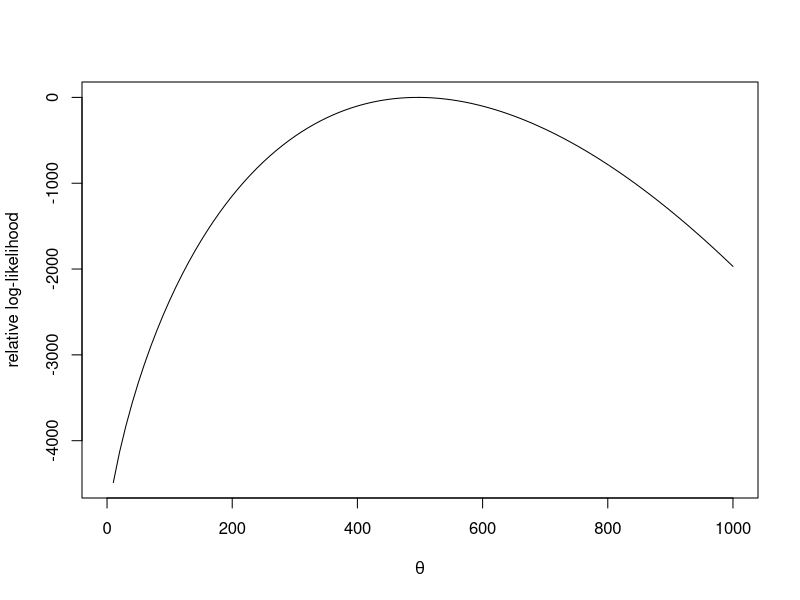
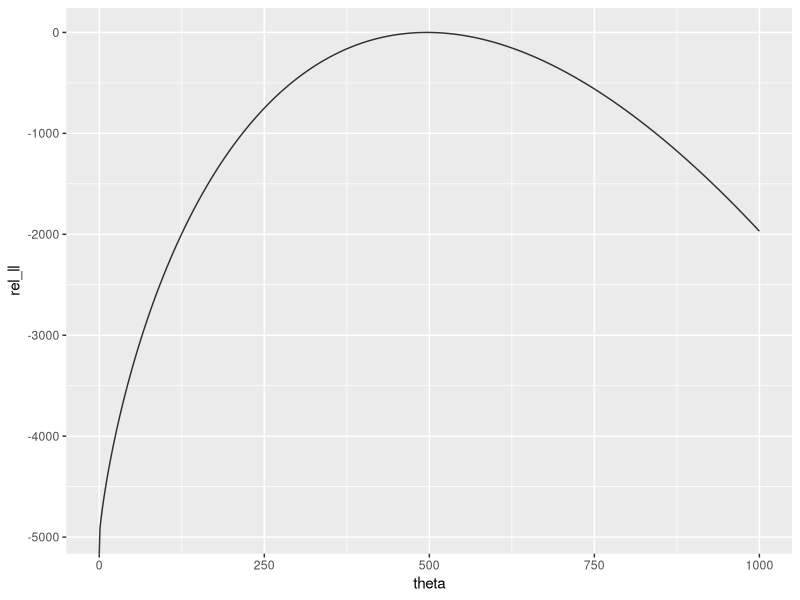
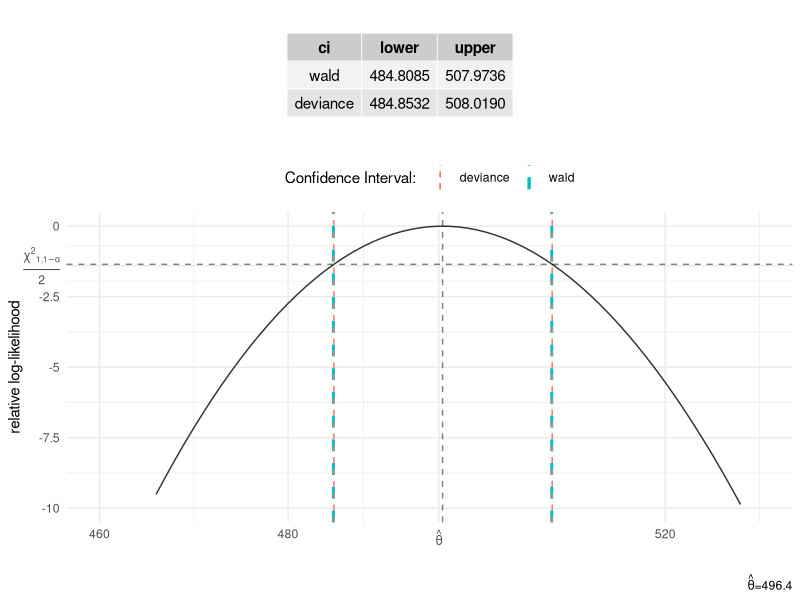
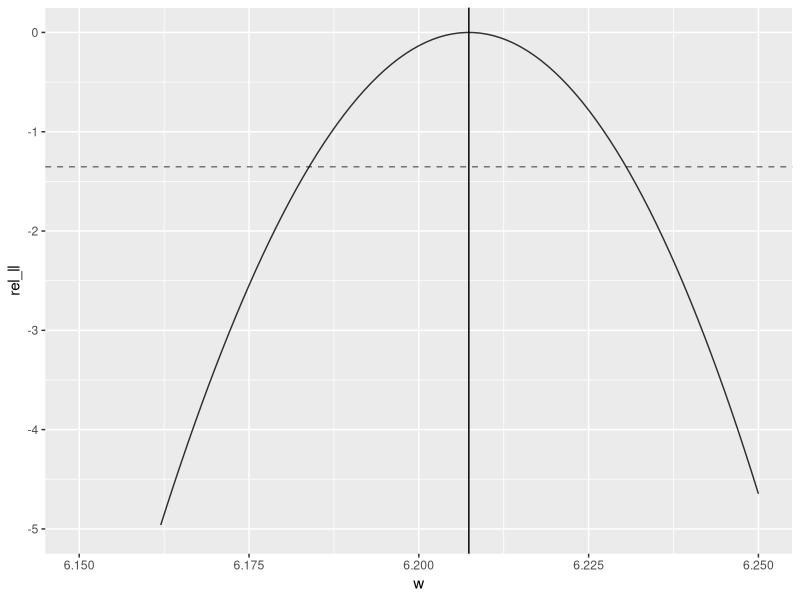
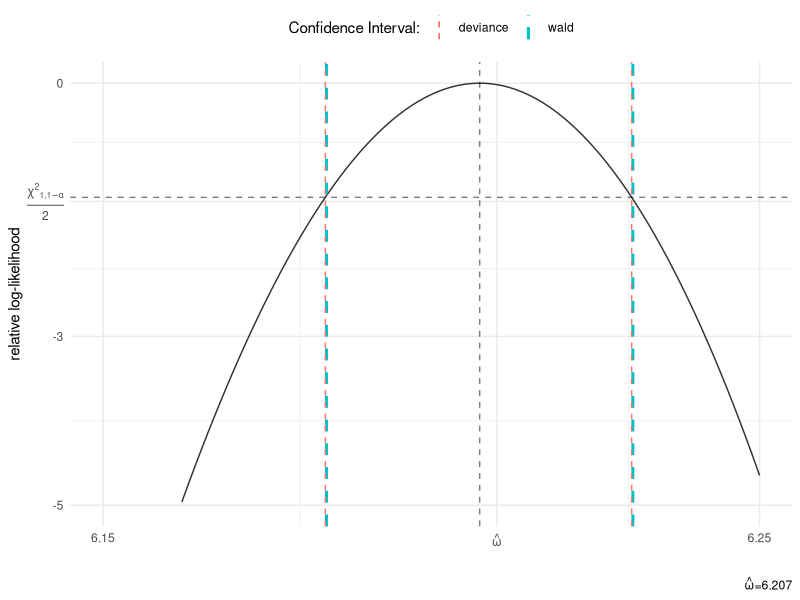
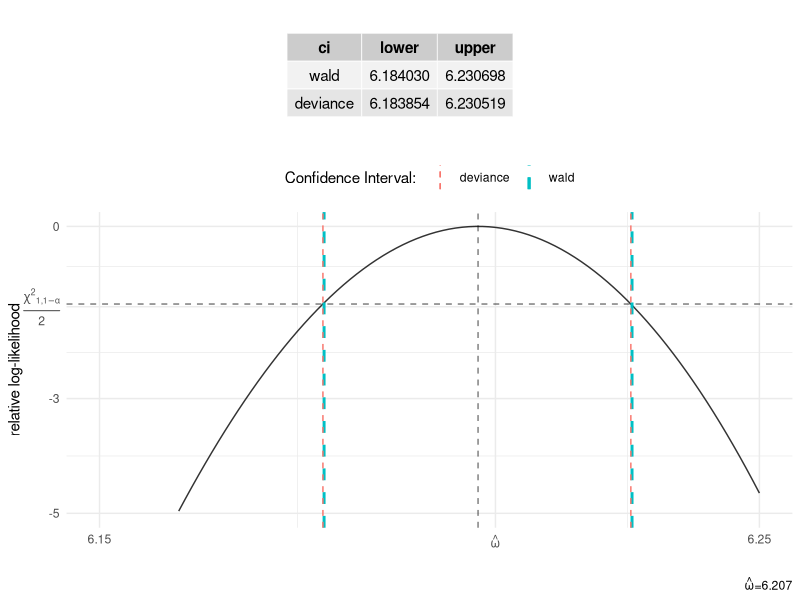

These figures' R source, in order:
library(tidyverse)
library(ggpubr)

set.seed(123)
#data
weib.y = c(225, 171, 198, 189, 189, 135, 162, 135, 117, 162)
#####functions#####
t1 = function(data){ #sufficient statistic
  t = sum( log(data) )
  return(t)
}
nllik = function(th, data){ #log likelihood
  n = length(data)
  t = t1(data)
  l = -n*lgamma(th)+n*th*log(3)+(th-1)*t
  return(-l)
}
score = function(th, data){ #score function
  n = length(data)
  t = t1(data)
  s = -n*digamma(th)+n*log(3) + t
  return(s)
}
#### compute the mle from the score ####
# uniroot(nscore, c(1e-10,1000), data = weib.y)
mle_score = nleqslv::nleqslv(0.5, score, data = weib.y, jacobian = TRUE)
mle_score$x 
mle_score$fvec
mle_score$jac

#### compute the mle from the log-likelihood ####
#optimize(nllik, interval = c(0,1000), data = weib.y)
#optim(400, fn = nllik, method = 'SANN',  hessian = T, data = weib.y)
mle_llik = optim(400, fn = nllik, method = 'L-BFGS-B', 
                 lower = 0, upper = 1000, hessian = T, data = weib.y)

thhat = mle_llik$par #mle
llik_thhat = -mle_llik$value #maximum loglikelihood
j_thhat = mle_llik$hessian #observed info in the maximum

#### plot the relative log-likelihood for theta ####
#base plot
plot(function(x) -nllik(x, data = weib.y) - llik_thhat, 0,1000, 
     ylab = 'relative log-likelihood', xlab = expression(theta))
# #teamggplot
tibble(theta = seq(0,1000,1)) %>%
  mutate(rel_ll = -nllik(theta, data = weib.y) - llik_thhat) %>%
  ggplot(aes(x = theta, y = rel_ll))+
  geom_line(alpha =.8)

#### wald confidence interval theta ####
conf = .9
th_wald_ci = c(
  thhat - qnorm(1 - (1 - conf)/2) *1/sqrt(j_thhat),
  thhat + qnorm(1 - (1 - conf)/2) *1/sqrt(j_thhat)
) %>% print()

#### deviance confidence interval theta ####
th_dev_ci = c(
  #left solution
  uniroot(function(x) -nllik(x, data = weib.y) - llik_thhat + qchisq(conf,1)/2, 
          c(480, thhat))$root,
  #right solution
  uniroot(function(x) -nllik(x, data = weib.y) - llik_thhat + qchisq(conf,1)/2, 
          c(thhat, 520))$root
)

#### results for theta parameterization ####
th_tab_ci = data.frame(
  ci = c('wald', 'deviance'),
  lower = c(th_wald_ci[1], th_dev_ci[1]),
  upper = c(th_wald_ci[2], th_dev_ci[2])
) %>% print()

p = tibble(theta = seq(0,1000,1)) %>%
  mutate(rel_ll = -nllik(theta, data = weib.y) - llik_thhat) %>%
  ggplot(aes(x = theta, y = rel_ll))+
  geom_line(alpha =.8) +
  geom_hline(yintercept = -qchisq(conf,1)/2, linetype = 'dashed', alpha =.5) +
  scale_y_continuous(limits = c(-10,0),
                     breaks = round(c(-10,-7.5,-5,-2.5, -qchisq(conf,1)/2, 0),1),
                     labels = c(-10,-7.5,-5,-2.5, expression(frac( {chi^2}[{paste(1,',',1-alpha)}],2)) , 0) ) +
  geom_vline(xintercept = thhat, linetype = 'dashed', alpha = .5) +
  scale_x_continuous(limits = c(460,530), 
                     breaks = round(c(460, 480, thhat ,520,540),0),
                     labels = c('460', '480', expression(hat(theta)),'520','540')) +
  geom_vline(aes(col='wald', xintercept = th_wald_ci[[1]]), size =1, linetype = 'dashed', alpha = 1) +
  geom_vline(aes(col='wald', xintercept = th_wald_ci[[2]]), size =1, linetype = 'dashed', alpha = 1) +
  geom_vline(aes(col='deviance', xintercept = th_dev_ci[[1]]), linetype = 'dashed', alpha = 1) +
  geom_vline(aes(col='deviance', xintercept = th_dev_ci[[2]]), linetype = 'dashed', alpha = 1) +
  labs(y = 'relative log-likelihood', x = '', col = 'Confidence Interval:',
       caption = substitute(paste(hat(theta), '=', nn), list(nn=round(thhat,1))))+
  theme_minimal() +
  theme(legend.position = 'top')
ggarrange(ggtexttable(th_tab_ci, rows = NULL),p, nrow = 2, heights = c(.5, 1.5))
#### w parameterization ####
w_of = function(theta){log(theta)}
th_of = function(w){exp(w)}
nllik_w = function(w, data){
  nllik(th = th_of(w), data = data)
}

#equivariance properties
what = w_of(thhat) #equivariance
llik_what = -nllik_w(what, data = weib.y)#equivariance
#compute numerically the observed information
j_what = optimHess(what, nllik_w, data = weib.y)
optimHess(th_of(what), nllik, data = weib.y) #equal to j_thhat

#### relative log-likelihood w ####
tibble(w = seq(5,7,0.001)) %>%
  mutate( rel_ll = -nllik(th=exp(w), data = weib.y) - llik_what) %>%
  ggplot(aes(x = w, y = rel_ll))+
  geom_line(alpha =.8)+
  geom_vline(xintercept = what) +
  geom_hline(yintercept = -qchisq(conf,1)/2, linetype = 'dashed', alpha =.5) +
  scale_y_continuous(limits = c(-5,0))+
  scale_x_continuous(limits = c(6.15,6.25))

  
#### wald confidence interval omega ####
conf = .9
w_wald_ci = c(
  what - qnorm(1 - (1 - conf)/2) *1/sqrt(j_what),
  what + qnorm(1 - (1 - conf)/2) *1/sqrt(j_what)
) %>% print()

#### deviance confidence interval omega ####
w_dev_ci = c(
  uniroot(function(x) -nllik_w(x, data = weib.y) - llik_what + qchisq(conf,1)/2, 
          c(6.175, what))$root,
  uniroot(function(x) -nllik_w(x, data = weib.y) - llik_what + qchisq(conf,1)/2, 
          c(what, 6.25))$root
  
) %>% print()
#### results for omega parameterization ####
w_tab_ci = data.frame(
  ci = c('wald', 'deviance'),
  lower = c(w_wald_ci[1], w_dev_ci[1]),
  upper = c(w_wald_ci[2], w_dev_ci[2])
) %>% print()

p = tibble(w = seq(5,7,0.001)) %>%
  mutate( rel_ll = -nllik(th=exp(w), data = weib.y) - llik_what) %>%
  ggplot(aes(x = w, y = rel_ll))+
  geom_line(alpha =.8)+
  geom_vline(xintercept = what, linetype = 'dashed', alpha =.5) +
  geom_hline(yintercept = -qchisq(conf,1)/2, linetype = 'dashed', alpha =.5) +
  scale_y_continuous(limits = c(-5,0),
                     breaks = round(c(-5, -3, -qchisq(conf,1)/2, 0),1),
                     labels = c(-5,-3,expression(frac( {chi^2}[{paste(1,',',1-alpha)}],2)) , 0) ) +
  scale_x_continuous(limits = c(6.15,6.25), 
                     breaks = round(c(6.15, what ,6.25),2),
                     labels = c('6.15', expression(hat(omega)),'6.25')) +
  geom_vline(aes(col='wald', xintercept = w_wald_ci[[1]]), size =1, linetype = 'dashed', alpha = 1) +
  geom_vline(aes(col='wald', xintercept = w_wald_ci[[2]]), size =1, linetype = 'dashed', alpha = 1) +
  geom_vline(aes(col='deviance', xintercept = w_dev_ci[[1]]), linetype = 'dashed', alpha = 1) +
  geom_vline(aes(col='deviance', xintercept = w_dev_ci[[2]]), linetype = 'dashed', alpha = 1) +
  labs(y = 'relative log-likelihood', x = '', col = 'Confidence Interval:', 
       caption = substitute(paste(hat(omega), '=', nn), list(nn=round(what,3))))+
  theme_minimal() +
  theme(legend.position = 'top') 
p
ggarrange(ggtexttable(w_tab_ci, rows = NULL),p, nrow = 2, heights = c(.5, 1.5))
